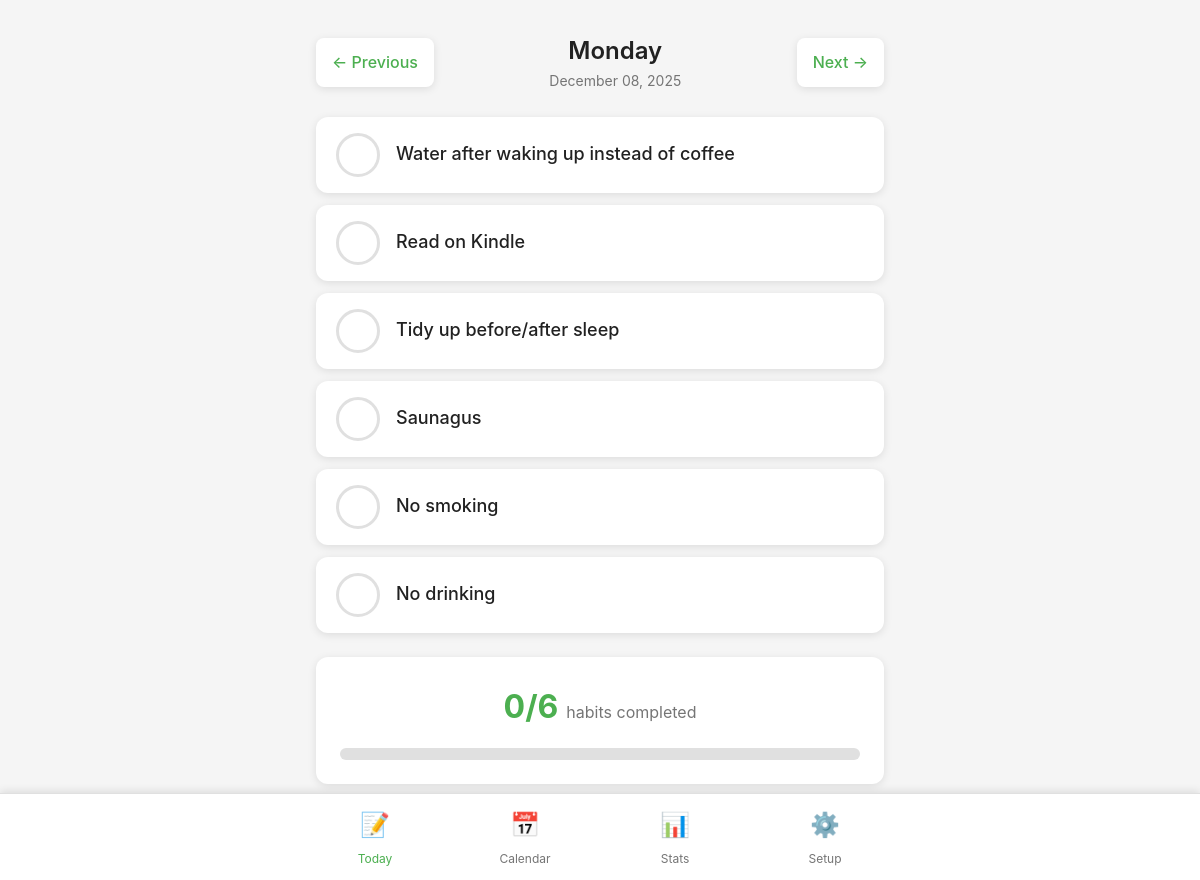
The page / on the database its author committed.
### app/models.py (models this page shows, shortened)
class Habit(db.Model):
    id = db.Column(db.Integer, primary_key=True)
    name = db.Column(db.String(100), nullable=False)
    order = db.Column(db.Integer, nullable=False)
    created_at = db.Column(db.DateTime, default=datetime.utcnow)
    entries = db.relationship('HabitEntry', backref='habit', lazy=True, cascade='all, delete-orphan')

### app/routes.py (the view)
@bp.route('/')
def index():
    habits = Habit.query.order_by(Habit.order).all()
    if not habits:
        return redirect(url_for('main.setup'))
    date_str = request.args.get('date')
    if date_str:
        try:
            current_date = datetime.strptime(date_str, '%Y-%m-%d').date()
        except ValueError:
            current_date = datetime.now().date()
    else:
        current_date = datetime.now().date()
    entries = {}
    for habit in habits:
        entry = HabitEntry.query.filter_by(habit_id=habit.id, date=current_date).first()
        if not entry:
            entry = HabitEntry(habit_id=habit.id, date=current_date, completed=False)
        entries[habit.id] = entry
    prev_date = current_date - timedelta(days=1)
    next_date = current_date + timedelta(days=1)
    today = datetime.now().date()
    return render_template('index.html',
                         habits=habits,
                         entries=entries,
                         current_date=current_date,
                         prev_date=prev_date,
                         next_date=next_date,
                         today=today)

### app/templates/index.html (shortened to what this page needs)
{% extends "base.html" %}
{% block content %}
<div class="daily-container">
    <div class="date-navigation">
        <a href="{{ url_for('main.index', date=prev_date.isoformat()) }}" class="nav-arrow">
            ← Previous
        </a>
        <div class="current-date">
            <h2 class="date-display">{{ current_date.strftime('%A') }}</h2>
            <p class="date-subtext">{{ current_date.strftime('%B %d, %Y') }}</p>
        </div>
        <a href="{{ url_for('main.index', date=next_date.isoformat()) }}" class="nav-arrow">
            Next →
        </a>
    </div>
    <div class="habits-list">
        {% for habit in habits %}
        <div class="habit-item">
            <div class="habit-checkbox-container">
                <label for="habit-{{ habit.id }}" class="habit-checkbox-label">
                    <span class="checkmark"></span>
                    <span class="habit-name">{{ habit.name }}</span>
                </label>
            </div>
        </div>
        {% endfor %}
    </div>
    <div class="daily-progress">
        {% set completed_count = entries.values()|selectattr('completed')|list|length %}
        <div class="progress-text">
            <span class="progress-number">{{ completed_count }}/{{ habits|length }}</span>
            <span class="progress-label">habits completed</span>
        </div>
        <div class="progress-bar">
        </div>
    </div>
</div>
{% endblock %}

### app/static/css/main.css (style rules this page uses)
:root { --primary-color: #4CAF50; --primary-dark: #388E3C; --secondary-color: #FF9800; --danger-color: #ef5350; --success-color: #66BB6A; --background: #f5f5f5; --surface: #ffffff; --text-primary: #212121; --text-secondary: #757575; --border-color: #e0e0e0; --shadow: 0 2px 8px rgba(0,0,0,0.1); --shadow-hover: 0 4px 16px rgba(0,0,0,0.15); }
* { margin: 0; padding: 0; box-sizing: border-box; }
body { font-family: -apple-system, BlinkMacSystemFont, 'Segoe UI', Roboto, Oxygen, Ubuntu, Cantarell, sans-serif; background: var(--background); color: var(--text-primary); font-size: 16px; line-height: 1.6; padding-bottom: 80px; -webkit-font-smoothing: antialiased; -moz-osx-font-smoothing: grayscale; }
.daily-container { padding-top: 1rem; }
.date-navigation { display: flex; align-items: center; justify-content: space-between; margin-bottom: 1.5rem; gap: 1rem; }
.nav-arrow { padding: 0.75rem 1rem; background: var(--surface); border-radius: 0.5rem; text-decoration: none; color: var(--primary-color); font-weight: 500; box-shadow: var(--shadow); transition: all 0.2s ease; min-height: 44px; display: flex; align-items: center; }
.current-date { text-align: center; flex: 1; }
.date-display { font-size: 1.5rem; font-weight: 600; margin: 0; }
.date-subtext { color: var(--text-secondary); font-size: 0.875rem; margin: 0; }
.habits-list { display: flex; flex-direction: column; gap: 0.75rem; margin-bottom: 1.5rem; }
.habit-item { background: var(--surface); border-radius: 0.75rem; box-shadow: var(--shadow); transition: all 0.3s ease; }
.habit-checkbox-container { position: relative; }
.habit-checkbox-label { display: flex; align-items: center; padding: 1rem 1.25rem; cursor: pointer; user-select: none; min-height: 60px; transition: all 0.3s ease; }
.checkmark { width: 44px; height: 44px; border: 3px solid var(--border-color); border-radius: 50%; margin-right: 1rem; position: relative; transition: all 0.3s cubic-bezier(0.68, -0.55, 0.265, 1.55); flex-shrink: 0; background: white; }
.checkmark::after { content: '✓'; position: absolute; top: 50%; left: 50%; transform: translate(-50%, -50%) scale(0); color: white; font-size: 1.5rem; font-weight: bold; transition: all 0.3s cubic-bezier(0.68, -0.55, 0.265, 1.55); }
.habit-name { font-size: 1.125rem; font-weight: 500; color: var(--text-primary); }
.daily-progress { background: var(--surface); padding: 1.5rem; border-radius: 0.75rem; box-shadow: var(--shadow); }
.progress-text { display: flex; align-items: baseline; justify-content: center; gap: 0.5rem; margin-bottom: 1rem; }
.progress-number { font-size: 2rem; font-weight: 700; color: var(--primary-color); }
.progress-label { color: var(--text-secondary); }
.progress-bar { height: 12px; background: var(--border-color); border-radius: 6px; overflow: hidden; }

### rows shown on the page
Habit: name "Water after waking up instead of coffee"
Habit: name "Read on Kindle"
Habit: name "Tidy up before/after sleep"
Habit: name "Saunagus"
Habit: name "No smoking"
Habit: name "No drinking"

### other values the page prints
{{ completed_count }} "0"
{{ habits|length }} "6"
